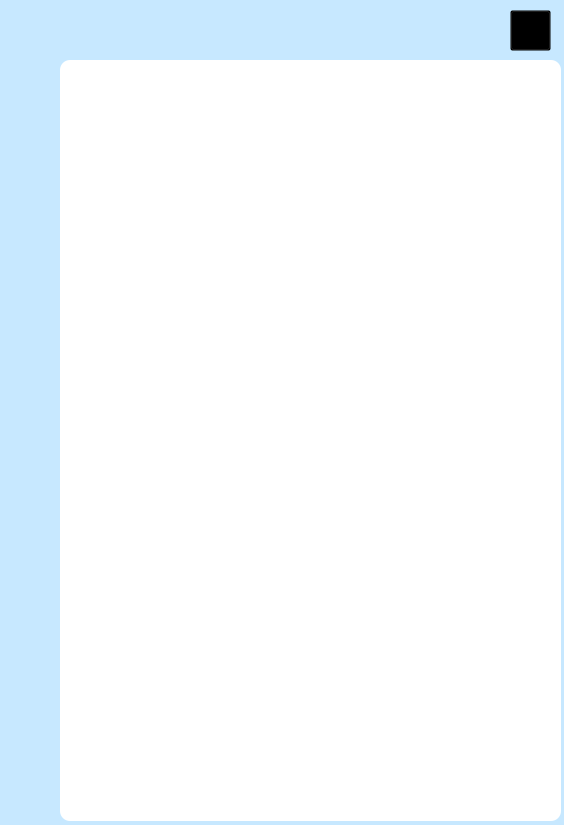
<?xml version="1.0" encoding="UTF-8"?>
<ui version="4.0">
 <class>MainWindow</class>
 <widget class="QMainWindow" name="MainWindow">
  <property name="geometry">
   <rect>
    <x>0</x>
    <y>0</y>
    <width>564</width>
    <height>825</height>
   </rect>
  </property>
  <property name="sizePolicy">
   <sizepolicy hsizetype="Preferred" vsizetype="Preferred">
    <horstretch>0</horstretch>
    <verstretch>0</verstretch>
   </sizepolicy>
  </property>
  <property name="minimumSize">
   <size>
    <width>564</width>
    <height>825</height>
   </size>
  </property>
  <property name="maximumSize">
   <size>
    <width>564</width>
    <height>825</height>
   </size>
  </property>
  <property name="windowTitle">
   <string>CropScan</string>
  </property>
  <property name="styleSheet">
   <string notr="true">QWidget#centralwidget {
    background-color: #c7e8ff;
}
#test {
    border-radius: 10px;
	background-color:#ffffff
}</string>
  </property>
  <widget class="QWidget" name="centralwidget">
   <widget class="QPushButton" name="pushButton">
    <property name="geometry">
     <rect>
      <x>510</x>
      <y>10</y>
      <width>41</width>
      <height>41</height>
     </rect>
    </property>
    <property name="styleSheet">
     <string notr="true">background-color:transparent;</string>
    </property>
    <property name="text">
     <string/>
    </property>
    <property name="icon">
     <iconset>
      <normaloff>../icons/close.svg</normaloff>../icons/close.svg</iconset>
    </property>
    <property name="iconSize">
     <size>
      <width>32</width>
      <height>32</height>
     </size>
    </property>
   </widget>
   <widget class="QStackedWidget" name="test">
    <property name="geometry">
     <rect>
      <x>60</x>
      <y>60</y>
      <width>501</width>
      <height>761</height>
     </rect>
    </property>
    <widget class="QWidget" name="page"/>
    <widget class="QWidget" name="page_2"/>
   </widget>
  </widget>
 </widget>
 <resources/>
 <connections>
  <connection>
   <sender>pushButton</sender>
   <signal>clicked()</signal>
   <receiver>MainWindow</receiver>
   <slot>close()</slot>
   <hints>
    <hint type="sourcelabel">
     <x>550</x>
     <y>33</y>
    </hint>
    <hint type="destinationlabel">
     <x>150</x>
     <y>-1</y>
    </hint>
   </hints>
  </connection>
 </connections>
</ui>
